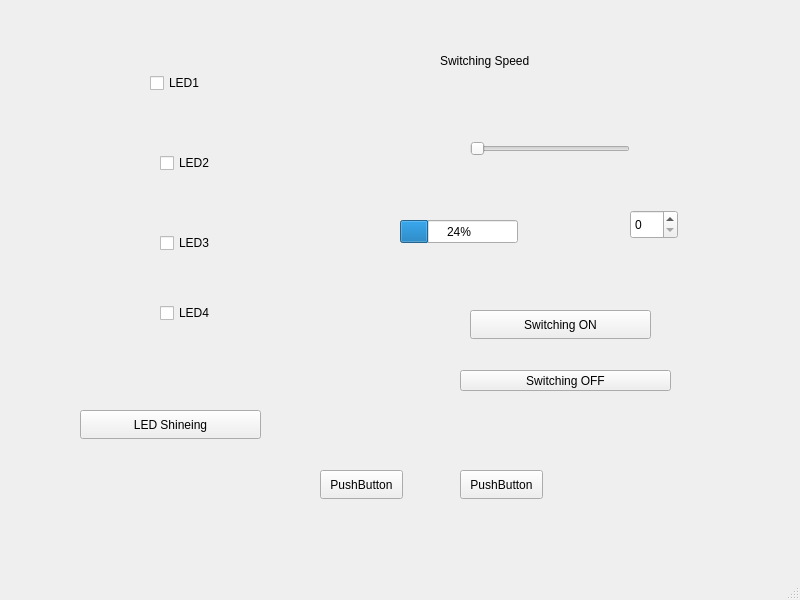
<?xml version="1.0" encoding="UTF-8"?>
<ui version="4.0">
 <class>MainWindow</class>
 <widget class="QMainWindow" name="MainWindow">
  <property name="geometry">
   <rect>
    <x>0</x>
    <y>0</y>
    <width>800</width>
    <height>600</height>
   </rect>
  </property>
  <property name="windowTitle">
   <string>MainWindow</string>
  </property>
  <widget class="QWidget" name="centralwidget">
   <widget class="QCheckBox" name="checkBox">
    <property name="geometry">
     <rect>
      <x>150</x>
      <y>70</y>
      <width>93</width>
      <height>26</height>
     </rect>
    </property>
    <property name="text">
     <string>LED1</string>
    </property>
    <property name="shortcut">
     <string>1</string>
    </property>
   </widget>
   <widget class="QCheckBox" name="checkBox_2">
    <property name="geometry">
     <rect>
      <x>160</x>
      <y>150</y>
      <width>63</width>
      <height>26</height>
     </rect>
    </property>
    <property name="text">
     <string>LED2</string>
    </property>
    <property name="shortcut">
     <string>2</string>
    </property>
   </widget>
   <widget class="QCheckBox" name="checkBox_3">
    <property name="geometry">
     <rect>
      <x>160</x>
      <y>230</y>
      <width>93</width>
      <height>26</height>
     </rect>
    </property>
    <property name="text">
     <string>LED3</string>
    </property>
    <property name="shortcut">
     <string>3</string>
    </property>
   </widget>
   <widget class="QCheckBox" name="checkBox_4">
    <property name="geometry">
     <rect>
      <x>160</x>
      <y>300</y>
      <width>93</width>
      <height>26</height>
     </rect>
    </property>
    <property name="text">
     <string>LED4</string>
    </property>
    <property name="shortcut">
     <string>4</string>
    </property>
   </widget>
   <widget class="QPushButton" name="pushButton">
    <property name="geometry">
     <rect>
      <x>470</x>
      <y>310</y>
      <width>181</width>
      <height>29</height>
     </rect>
    </property>
    <property name="text">
     <string>Switching ON</string>
    </property>
    <property name="shortcut">
     <string>Up</string>
    </property>
   </widget>
   <widget class="QPushButton" name="pushButton_2">
    <property name="geometry">
     <rect>
      <x>80</x>
      <y>410</y>
      <width>181</width>
      <height>29</height>
     </rect>
    </property>
    <property name="text">
     <string>LED Shineing</string>
    </property>
    <property name="shortcut">
     <string>S</string>
    </property>
   </widget>
   <widget class="QLabel" name="label">
    <property name="geometry">
     <rect>
      <x>70</x>
      <y>50</y>
      <width>63</width>
      <height>61</height>
     </rect>
    </property>
    <property name="text">
     <string/>
    </property>
    <property name="pixmap">
     <pixmap>bulb_dark.png</pixmap>
    </property>
    <property name="scaledContents">
     <bool>true</bool>
    </property>
   </widget>
   <widget class="QLabel" name="label_2">
    <property name="geometry">
     <rect>
      <x>70</x>
      <y>130</y>
      <width>63</width>
      <height>51</height>
     </rect>
    </property>
    <property name="text">
     <string/>
    </property>
    <property name="pixmap">
     <pixmap>bulb_dark.png</pixmap>
    </property>
    <property name="scaledContents">
     <bool>true</bool>
    </property>
   </widget>
   <widget class="QLabel" name="label_3">
    <property name="geometry">
     <rect>
      <x>70</x>
      <y>200</y>
      <width>63</width>
      <height>51</height>
     </rect>
    </property>
    <property name="text">
     <string/>
    </property>
    <property name="pixmap">
     <pixmap>bulb_dark.png</pixmap>
    </property>
    <property name="scaledContents">
     <bool>true</bool>
    </property>
   </widget>
   <widget class="QLabel" name="label_4">
    <property name="geometry">
     <rect>
      <x>70</x>
      <y>280</y>
      <width>63</width>
      <height>51</height>
     </rect>
    </property>
    <property name="text">
     <string/>
    </property>
    <property name="pixmap">
     <pixmap>bulb_dark.png</pixmap>
    </property>
    <property name="scaledContents">
     <bool>true</bool>
    </property>
   </widget>
   <widget class="QLabel" name="label_5">
    <property name="geometry">
     <rect>
      <x>70</x>
      <y>40</y>
      <width>63</width>
      <height>71</height>
     </rect>
    </property>
    <property name="text">
     <string/>
    </property>
    <property name="pixmap">
     <pixmap>bulb_light.png</pixmap>
    </property>
    <property name="scaledContents">
     <bool>true</bool>
    </property>
   </widget>
   <widget class="QLabel" name="label_6">
    <property name="geometry">
     <rect>
      <x>70</x>
      <y>130</y>
      <width>63</width>
      <height>51</height>
     </rect>
    </property>
    <property name="text">
     <string/>
    </property>
    <property name="pixmap">
     <pixmap>bulb_light.png</pixmap>
    </property>
    <property name="scaledContents">
     <bool>true</bool>
    </property>
   </widget>
   <widget class="QLabel" name="label_8">
    <property name="geometry">
     <rect>
      <x>70</x>
      <y>270</y>
      <width>63</width>
      <height>71</height>
     </rect>
    </property>
    <property name="text">
     <string/>
    </property>
    <property name="pixmap">
     <pixmap>bulb_light.png</pixmap>
    </property>
    <property name="scaledContents">
     <bool>true</bool>
    </property>
   </widget>
   <widget class="QLabel" name="label_7">
    <property name="geometry">
     <rect>
      <x>70</x>
      <y>190</y>
      <width>71</width>
      <height>61</height>
     </rect>
    </property>
    <property name="text">
     <string/>
    </property>
    <property name="pixmap">
     <pixmap>bulb_light.png</pixmap>
    </property>
    <property name="scaledContents">
     <bool>true</bool>
    </property>
   </widget>
   <widget class="QPushButton" name="pushButton_3">
    <property name="geometry">
     <rect>
      <x>460</x>
      <y>370</y>
      <width>211</width>
      <height>21</height>
     </rect>
    </property>
    <property name="text">
     <string>Switching OFF</string>
    </property>
    <property name="shortcut">
     <string>Down</string>
    </property>
   </widget>
   <widget class="QSlider" name="horizontalSlider">
    <property name="geometry">
     <rect>
      <x>470</x>
      <y>140</y>
      <width>160</width>
      <height>18</height>
     </rect>
    </property>
    <property name="orientation">
     <enum>Qt::Horizontal</enum>
    </property>
   </widget>
   <widget class="QLabel" name="label_9">
    <property name="geometry">
     <rect>
      <x>440</x>
      <y>40</y>
      <width>191</width>
      <height>41</height>
     </rect>
    </property>
    <property name="text">
     <string>Switching Speed</string>
    </property>
   </widget>
   <widget class="QProgressBar" name="progressBar">
    <property name="geometry">
     <rect>
      <x>400</x>
      <y>220</y>
      <width>118</width>
      <height>23</height>
     </rect>
    </property>
    <property name="value">
     <number>24</number>
    </property>
   </widget>
   <widget class="QSpinBox" name="spinBox">
    <property name="geometry">
     <rect>
      <x>630</x>
      <y>210</y>
      <width>48</width>
      <height>29</height>
     </rect>
    </property>
    <property name="maximum">
     <number>100</number>
    </property>
   </widget>
   <widget class="QPushButton" name="pushButton_4">
    <property name="enabled">
     <bool>true</bool>
    </property>
    <property name="geometry">
     <rect>
      <x>320</x>
      <y>470</y>
      <width>83</width>
      <height>29</height>
     </rect>
    </property>
    <property name="text">
     <string>PushButton</string>
    </property>
    <property name="shortcut">
     <string>H</string>
    </property>
   </widget>
   <widget class="QPushButton" name="pushButton_5">
    <property name="enabled">
     <bool>true</bool>
    </property>
    <property name="geometry">
     <rect>
      <x>460</x>
      <y>470</y>
      <width>83</width>
      <height>29</height>
     </rect>
    </property>
    <property name="text">
     <string>PushButton</string>
    </property>
    <property name="shortcut">
     <string>L</string>
    </property>
   </widget>
  </widget>
  <widget class="QMenuBar" name="menubar">
   <property name="geometry">
    <rect>
     <x>0</x>
     <y>0</y>
     <width>800</width>
     <height>25</height>
    </rect>
   </property>
  </widget>
  <widget class="QStatusBar" name="statusbar"/>
 </widget>
 <resources/>
 <connections/>
</ui>
